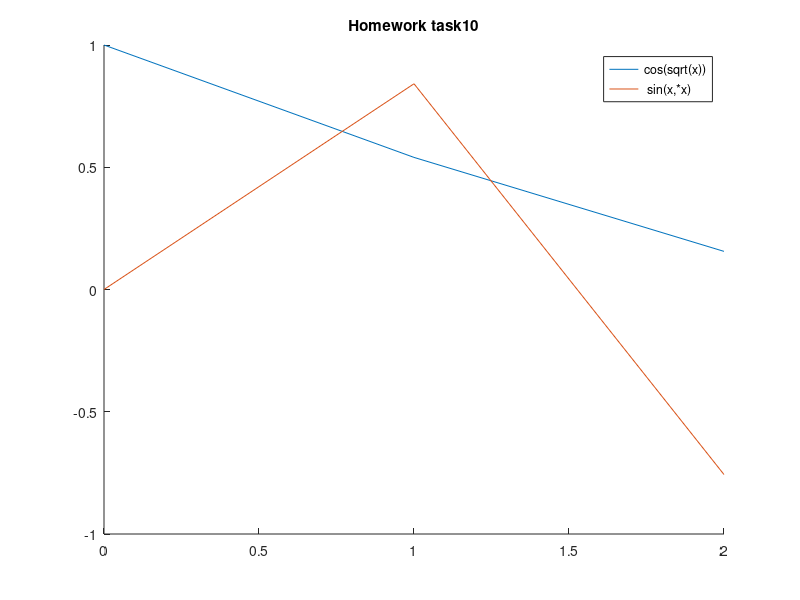

Write MATLAB code to recreate this figure.
x = [0:3*pi/4]
y1 = cos(sqrt(x))
y2 = sin(x.*x)
hold on
plot(x,y1)
plot(x,y2)
legend('cos(sqrt(x))',' sin(x,*x)')
title('Homework task10')